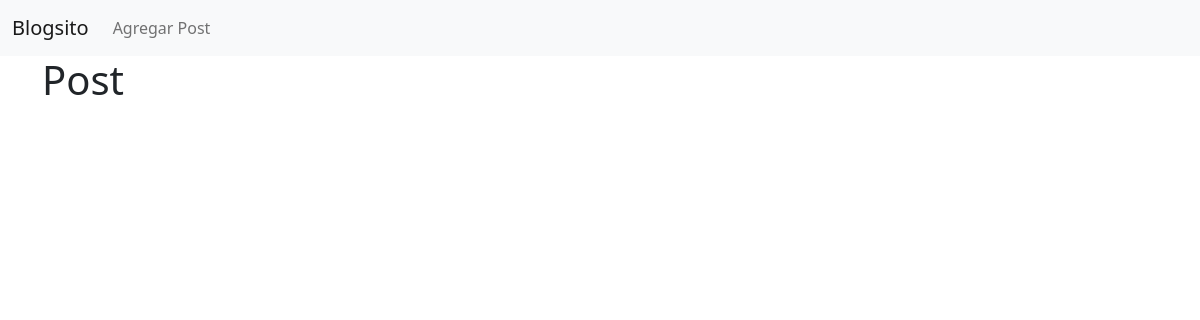
The app's page /, older data.
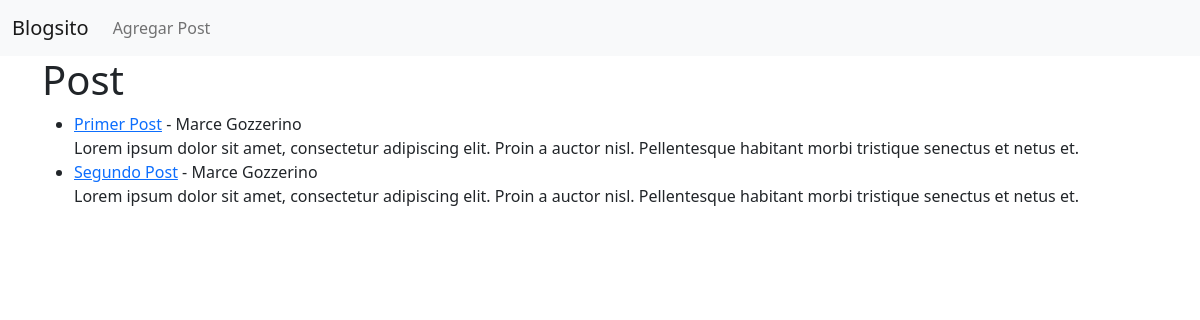
The same page, newer data.
### vlog/models.py (models this page shows, shortened)
class Post(models.Model):
    titulo = models.CharField(max_length=255)
    etiqueta = models.CharField(max_length=255, default="Blogsito")
    autor = models.ForeignKey(User, on_delete=models.CASCADE)
    cuerpo = models.TextField()

### vlog/views.py (the view)
# urls.py: path('', HomeView.as_view(), name= "home"),   #No utilice '/' al ser innecesario segun el programa
class HomeView(ListView):
    model = Post
    template_name = 'home.html'

### vlog/templates/home.html
{% extends 'base.html' %}
{% block content %}
<h1>Post</h1>
<ul>
{% for post in object_list %}
    <li><a href="{% url 'ArticuloDetallado' post.pk %}">{{ post.titulo }}</a> - {{ post.autor.first_name }}
        {{ post.autor.last_name }}</br>
    {{ post.cuerpo }}</li>
{% endfor %}
</ul>
{% endblock %}

Row changes from the older to the newer data that the page shows:
added Post: titulo "Primer Post", autor.first_name "Marce", autor.last_name "Gozzerino", cuerpo "Lorem ipsum dolor sit amet, consectetur adipiscing elit. Proin a auctor nisl. Pellentesque habitant morbi tristique senectus et netus et."
added Post: titulo "Segundo Post", autor.first_name "Marce", autor.last_name "Gozzerino", cuerpo "Lorem ipsum dolor sit amet, consectetur adipiscing elit. Proin a auctor nisl. Pellentesque habitant morbi tristique senectus et netus et."
